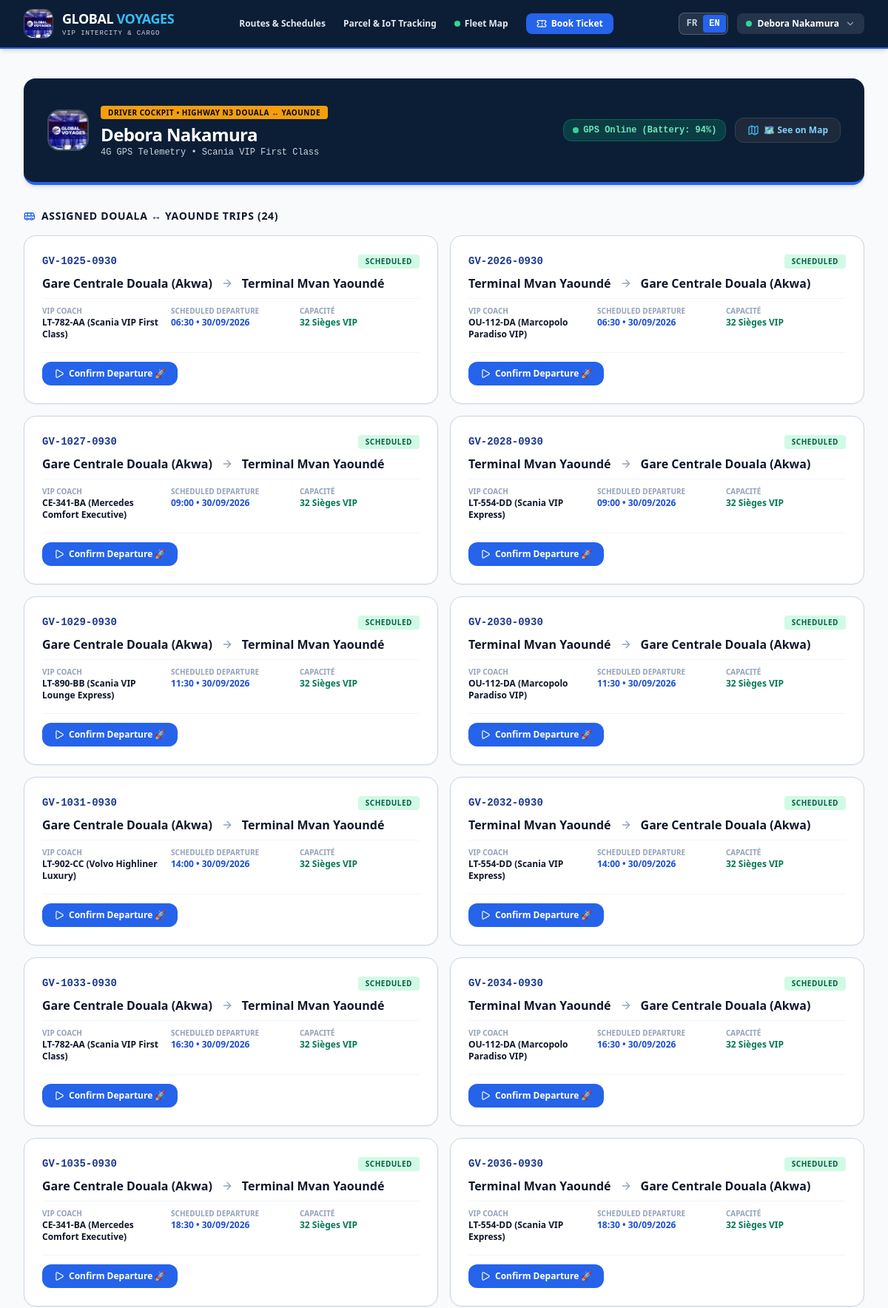
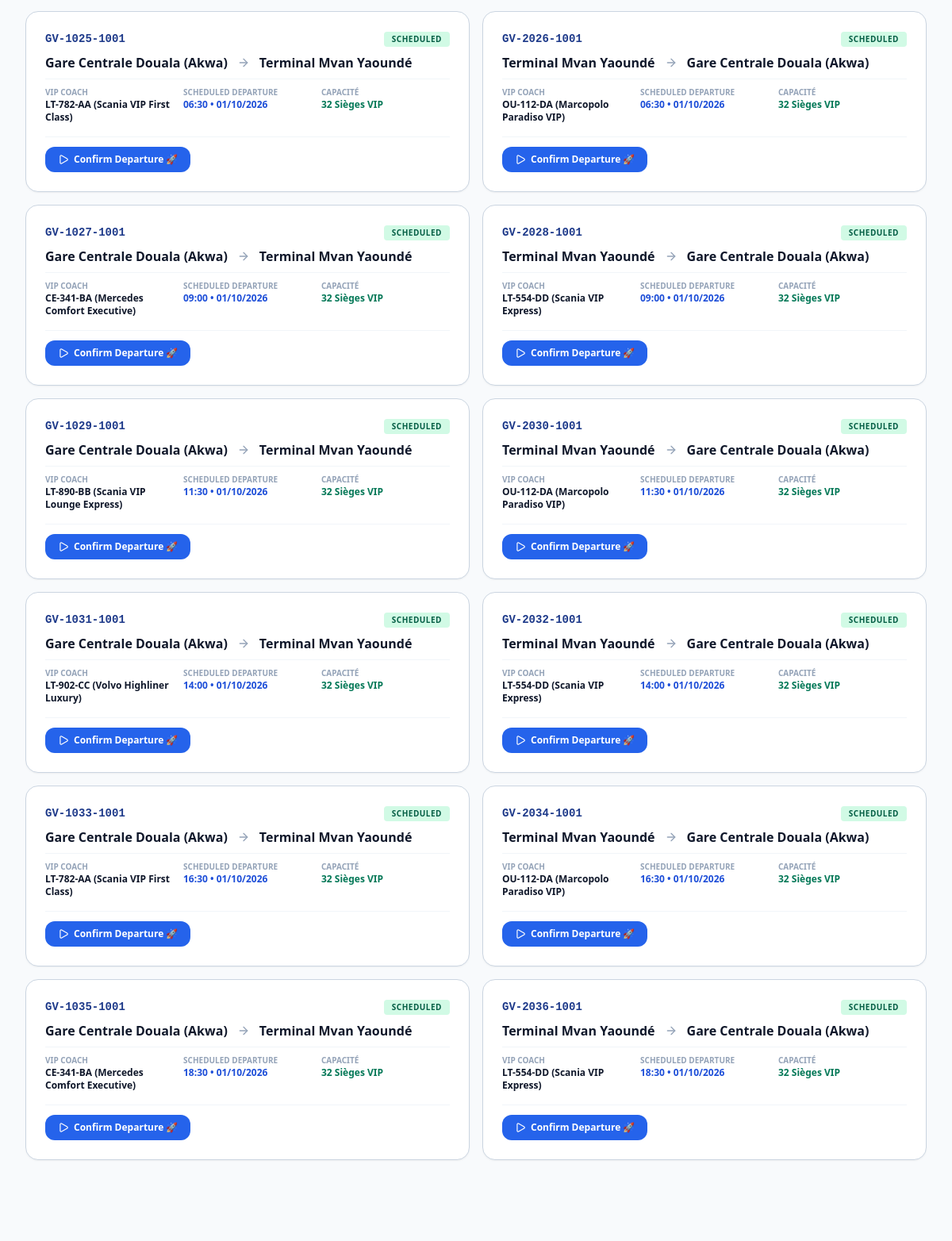
/driver/index.php (signed in, upper part), run on the app's committed database (2 pictures, top to bottom).
### tables this page shows
CREATE TABLE iot_trackers (
    id INTEGER PRIMARY KEY AUTOINCREMENT,
    tracker_code VARCHAR(30) UNIQUE NOT NULL,
    device_model VARCHAR(100) DEFAULT 'GV-GPS-4G-Pro',
    battery_level INTEGER DEFAULT 95,
    status VARCHAR(20) DEFAULT 'ASSIGNED',
    last_latitude REAL,
    last_longitude REAL,
    last_speed REAL DEFAULT 0,
    last_ping DATETIME DEFAULT CURRENT_TIMESTAMP
);

CREATE TABLE trips (
    id INTEGER PRIMARY KEY AUTOINCREMENT,
    trip_number VARCHAR(30) UNIQUE NOT NULL,
    route_id INTEGER REFERENCES routes(id),
    driver_id INTEGER REFERENCES users(id),
    bus_number VARCHAR(100) NOT NULL,
    departure_scheduled DATETIME NOT NULL,
    arrival_scheduled DATETIME NOT NULL,
    departure_actual DATETIME,
    arrival_actual DATETIME,
    price INTEGER DEFAULT 5000,
    status VARCHAR(20) DEFAULT 'SCHEDULED',
    incident_report TEXT,
    created_at DATETIME DEFAULT CURRENT_TIMESTAMP
);

### src/Language.php (called while the page is built, shortened)
<?php
class Language {
    public static function get(string $key, ?string $fallback = null): string {
        $lang = self::current();
        return self::$translations[$lang][$key] ?? ($fallback ?? $key);
    }
    public static function current(): string {
        $lang = $_SESSION['lang'] ?? 'fr';
        return $lang;
    }
}
function t(string $key, ?string $fallback = null): string {
    return Language::get($key, $fallback);
}

### src/Auth.php (called while the page is built, shortened)
<?php
class Auth {
    public static function user(): ?array {
        return $_SESSION['user'] ?? null;
    }
}

### public/driver/index.php (the view, shortened to what this page needs)
<?php
require_once __DIR__ . '/../../src/Auth.php';
require_once __DIR__ . '/../../src/Language.php';
$user = Auth::user();
$pdo = Database::getConnection();
$stmt = $pdo->prepare("SELECT t.*,
    so.name AS origin_name, sd.name AS dest_name,
    so.city AS origin_city, sd.city AS dest_city
    FROM trips t
    JOIN routes r ON t.route_id = r.id
    JOIN stations so ON r.origin_station_id = so.id
    JOIN stations sd ON r.destination_station_id = sd.id
    WHERE (t.driver_id = ? OR t.driver_id IS NULL OR ? = 'ADMIN') AND r.id IN (1, 2)
    ORDER BY t.departure_scheduled ASC");
$stmt->execute([$user['id'], $user['role']]);
$driverTrips = $stmt->fetchAll() ?: [];
$trk = $pdo->query("SELECT * FROM iot_trackers WHERE id = 1")->fetch() ?: ['battery_level' => 94, 'last_speed' => 74];
include __DIR__ . '/../includes/header.php';
?>
<div class="max-w-7xl mx-auto px-4 sm:px-6 lg:px-8 py-10 space-y-8 animate-fadeIn">
  <div class="bg-[#0B1E36] text-white p-6 sm:p-8 rounded-2xl border-b-4 border-blue-600 shadow-md flex flex-col sm:flex-row sm:items-center justify-between gap-4">
    <div class="flex items-center gap-4">
      <img src="<?= BASE_URL ?>/assets/images/global_voyages_logo.jpg" alt="Global Voyages" class="w-14 h-14 rounded-2xl object-cover border-2 border-white/20 shadow-sm shrink-0">
      <div>
        <span class="px-2.5 py-0.5 rounded bg-amber-500 text-slate-950 font-black text-[10px] uppercase tracking-wider"><?= t('driver.deckTitle', 'Cockpit Chauffeur • Axe Lourd N3 Douala ↔ Yaoundé') ?></span>
        <h1 class="text-2xl font-black tracking-tight text-white mt-1"><?= htmlspecialchars($user['name']) ?></h1>
        <p class="text-xs text-slate-300 font-mono"><?= t('driver.deckSub', 'Télémétrie GPS 4G • Scania VIP First Class') ?></p>
      </div>
    </div>
    <div class="flex items-center gap-3">
      <span class="px-3 py-1.5 rounded-xl bg-emerald-500/20 text-emerald-300 text-xs font-mono font-bold border border-emerald-500/30 flex items-center gap-1.5">
        <span class="w-2 h-2 rounded-full bg-emerald-400 animate-ping"></span>
        <span><?= sprintf(t('driver.gpsOnline', 'GPS En Ligne (Batterie: %s%%)'), $trk['battery_level']) ?></span>
      </span>
      <button type="button" onclick="toggleDriverMap()" id="btn-toggle-driver-map"
        class="px-4 py-2 rounded-xl bg-slate-800 hover:bg-slate-700 text-sky-300 border border-slate-700 font-bold text-xs shadow-xs transition flex items-center gap-1.5 cursor-pointer">
        <i data-lucide="map" class="w-4 h-4 text-sky-400"></i>
        <span><?= t('map.seeOnMap', '🗺️ Voir sur la Carte (See on Map)') ?></span>
      </button>
    </div>
  </div>
  <div class="space-y-4">
    <h2 class="text-sm font-black text-slate-900 uppercase tracking-wider flex items-center gap-2">
      <i data-lucide="bus" class="w-4 h-4 text-blue-600"></i>
      <span><?= t('driver.assignedTrips', 'Trajets Douala ↔ Yaoundé Assignés') ?> (<?= count($driverTrips) ?>)</span>
    </h2>
    <div class="grid grid-cols-1 md:grid-cols-2 gap-4">
      <?php foreach ($driverTrips as $t): ?>
        <div class="p-6 rounded-2xl bg-white border border-slate-300 shadow-sm space-y-4 flex flex-col justify-between">
          <div>
            <div class="flex items-center justify-between">
              <span class="font-mono text-sm font-bold text-blue-900"><?= htmlspecialchars($t['trip_number']) ?></span>
              <span class="px-2.5 py-0.5 rounded text-[10px] font-bold uppercase tracking-wider
                <?= $t['status'] === 'IN_TRANSIT' ? 'bg-blue-100 text-blue-800 animate-pulse' : ($t['status'] === 'ARRIVED' ? 'bg-slate-100 text-slate-600' : 'bg-emerald-100 text-emerald-800') ?>">
                <?= htmlspecialchars($t['status']) ?>
              </span>
            </div>
            <div class="flex items-center gap-3 text-base font-black text-slate-900 my-2">
              <span><?= htmlspecialchars($t['origin_name']) ?></span>
              <i data-lucide="arrow-right" class="w-4 h-4 text-slate-400"></i>
              <span><?= htmlspecialchars($t['dest_name']) ?></span>
            </div>
            <div class="grid grid-cols-2 sm:grid-cols-3 gap-3 text-xs text-slate-600 pt-2 border-t border-slate-100">
              <div>
                <span class="text-[10px] text-slate-400 uppercase font-bold block"><?= t('driver.coach', 'Autocar VIP') ?></span>
                <strong class="text-slate-900"><?= htmlspecialchars($t['bus_number']) ?></strong>
              </div>
              <div>
                <span class="text-[10px] text-slate-400 uppercase font-bold block"><?= t('driver.scheduledDep', 'Départ Prévu') ?></span>
                <strong class="text-blue-700"><?= date('H:i • d/m/Y', strtotime($t['departure_scheduled'])) ?></strong>
              </div>
              <div>
                <span class="text-[10px] text-slate-400 uppercase font-bold block">Capacité</span>
                <strong class="text-emerald-700 font-bold">32 Sièges VIP</strong>
              </div>
            </div>
          </div>
          <div class="flex flex-wrap items-center gap-2 pt-3 border-t border-slate-100 mt-2">
            <form method="POST" class="inline">
              <?php if ($t['status'] === 'SCHEDULED'): ?>
                <button type="submit" name="action" value="depart" class="px-4 py-2 rounded-xl bg-blue-600 hover:bg-blue-700 text-white font-bold text-xs shadow-xs transition flex items-center gap-1.5 cursor-pointer">
                  <i data-lucide="play" class="w-3.5 h-3.5"></i>
                  <span><?= t('driver.btnDepart', 'Démarrer Trajet') ?></span>
                </button>
              <?php else: ?>
                <span class="text-xs text-slate-400 font-semibold italic">Trajet clôturé avec succès</span>
              <?php endif; ?>
            </form>
          </div>
        </div>
      <?php endforeach; ?>
    </div>
  </div>
</div>
<?php include __DIR__ . '/../includes/footer.php'; ?>

### public/assets/css/style.css (style rules this page uses)
.animate-fadeIn { animation: fadeIn 0.25s ease-out forwards; }

### data on the page
iot_trackers: battery_level "GPS Online (Battery: 94%)"
trips: trip_number "GV-1025-0930", status "SCHEDULED", origin_name "Gare Centrale Douala (Akwa)", dest_name "Terminal Mvan Yaoundé", bus_number "LT-782-AA (Scania VIP First Class)", departure_scheduled "06:30 • 30/09/2026"
trips: trip_number "GV-2026-0930", status "SCHEDULED", origin_name "Terminal Mvan Yaoundé", dest_name "Gare Centrale Douala (Akwa)", bus_number "OU-112-DA (Marcopolo Paradiso VIP)", departure_scheduled "06:30 • 30/09/2026"
trips: trip_number "GV-1027-0930", status "SCHEDULED", origin_name "Gare Centrale Douala (Akwa)", dest_name "Terminal Mvan Yaoundé", bus_number "CE-341-BA (Mercedes Comfort Executive)", departure_scheduled "09:00 • 30/09/2026"
trips: trip_number "GV-2028-0930", status "SCHEDULED", origin_name "Terminal Mvan Yaoundé", dest_name "Gare Centrale Douala (Akwa)", bus_number "LT-554-DD (Scania VIP Express)", departure_scheduled "09:00 • 30/09/2026"
trips: trip_number "GV-1029-0930", status "SCHEDULED", origin_name "Gare Centrale Douala (Akwa)", dest_name "Terminal Mvan Yaoundé", bus_number "LT-890-BB (Scania VIP Lounge Express)", departure_scheduled "11:30 • 30/09/2026"
trips: trip_number "GV-2030-0930", status "SCHEDULED", origin_name "Terminal Mvan Yaoundé", dest_name "Gare Centrale Douala (Akwa)", bus_number "OU-112-DA (Marcopolo Paradiso VIP)", departure_scheduled "11:30 • 30/09/2026"
trips: trip_number "GV-1031-0930", status "SCHEDULED", origin_name "Gare Centrale Douala (Akwa)", dest_name "Terminal Mvan Yaoundé", bus_number "LT-902-CC (Volvo Highliner Luxury)", departure_scheduled "14:00 • 30/09/2026"
trips: trip_number "GV-2032-0930", status "SCHEDULED", origin_name "Terminal Mvan Yaoundé", dest_name "Gare Centrale Douala (Akwa)", bus_number "LT-554-DD (Scania VIP Express)", departure_scheduled "14:00 • 30/09/2026"
trips: trip_number "GV-1033-0930", status "SCHEDULED", origin_name "Gare Centrale Douala (Akwa)", dest_name "Terminal Mvan Yaoundé", bus_number "LT-782-AA (Scania VIP First Class)", departure_scheduled "16:30 • 30/09/2026"
trips: trip_number "GV-2034-0930", status "SCHEDULED", origin_name "Terminal Mvan Yaoundé", dest_name "Gare Centrale Douala (Akwa)", bus_number "OU-112-DA (Marcopolo Paradiso VIP)", departure_scheduled "16:30 • 30/09/2026"
trips: trip_number "GV-1035-0930", status "SCHEDULED", origin_name "Gare Centrale Douala (Akwa)", dest_name "Terminal Mvan Yaoundé", bus_number "CE-341-BA (Mercedes Comfort Executive)", departure_scheduled "18:30 • 30/09/2026"
trips: trip_number "GV-2036-0930", status "SCHEDULED", origin_name "Terminal Mvan Yaoundé", dest_name "Gare Centrale Douala (Akwa)", bus_number "LT-554-DD (Scania VIP Express)", departure_scheduled "18:30 • 30/09/2026"
trips: trip_number "GV-1025-1001", status "SCHEDULED", origin_name "Gare Centrale Douala (Akwa)", dest_name "Terminal Mvan Yaoundé", bus_number "LT-782-AA (Scania VIP First Class)", departure_scheduled "06:30 • 01/10/2026"
trips: trip_number "GV-2026-1001", status "SCHEDULED", origin_name "Terminal Mvan Yaoundé", dest_name "Gare Centrale Douala (Akwa)", bus_number "OU-112-DA (Marcopolo Paradiso VIP)", departure_scheduled "06:30 • 01/10/2026"
trips: trip_number "GV-1027-1001", status "SCHEDULED", origin_name "Gare Centrale Douala (Akwa)", dest_name "Terminal Mvan Yaoundé", bus_number "CE-341-BA (Mercedes Comfort Executive)", departure_scheduled "09:00 • 01/10/2026"
trips: trip_number "GV-2028-1001", status "SCHEDULED", origin_name "Terminal Mvan Yaoundé", dest_name "Gare Centrale Douala (Akwa)", bus_number "LT-554-DD (Scania VIP Express)", departure_scheduled "09:00 • 01/10/2026"
trips: trip_number "GV-1029-1001", status "SCHEDULED", origin_name "Gare Centrale Douala (Akwa)", dest_name "Terminal Mvan Yaoundé", bus_number "LT-890-BB (Scania VIP Lounge Express)", departure_scheduled "11:30 • 01/10/2026"
trips: trip_number "GV-2030-1001", status "SCHEDULED", origin_name "Terminal Mvan Yaoundé", dest_name "Gare Centrale Douala (Akwa)", bus_number "OU-112-DA (Marcopolo Paradiso VIP)", departure_scheduled "11:30 • 01/10/2026"
trips: trip_number "GV-1031-1001", status "SCHEDULED", origin_name "Gare Centrale Douala (Akwa)", dest_name "Terminal Mvan Yaoundé", bus_number "LT-902-CC (Volvo Highliner Luxury)", departure_scheduled "14:00 • 01/10/2026"
trips: trip_number "GV-2032-1001", status "SCHEDULED", origin_name "Terminal Mvan Yaoundé", dest_name "Gare Centrale Douala (Akwa)", bus_number "LT-554-DD (Scania VIP Express)", departure_scheduled "14:00 • 01/10/2026"
trips: trip_number "GV-1033-1001", status "SCHEDULED", origin_name "Gare Centrale Douala (Akwa)", dest_name "Terminal Mvan Yaoundé", bus_number "LT-782-AA (Scania VIP First Class)", departure_scheduled "16:30 • 01/10/2026"
trips: trip_number "GV-2034-1001", status "SCHEDULED", origin_name "Terminal Mvan Yaoundé", dest_name "Gare Centrale Douala (Akwa)", bus_number "OU-112-DA (Marcopolo Paradiso VIP)", departure_scheduled "16:30 • 01/10/2026"
trips: trip_number "GV-1035-1001", status "SCHEDULED", origin_name "Gare Centrale Douala (Akwa)", dest_name "Terminal Mvan Yaoundé", bus_number "CE-341-BA (Mercedes Comfort Executive)", departure_scheduled "18:30 • 01/10/2026"
trips: trip_number "GV-2036-1001", status "SCHEDULED", origin_name "Terminal Mvan Yaoundé", dest_name "Gare Centrale Douala (Akwa)", bus_number "LT-554-DD (Scania VIP Express)", departure_scheduled "18:30 • 01/10/2026"

### other printed values
t('nav.routes', 'Lignes & Horaires') "Routes & Schedules"
t('nav.tracking', 'Suivi Colis & IoT') "Parcel & IoT Tracking"
t('hero.tabMap', 'Carte Flotte') "Fleet Map"
t('nav.book', 'Réserver Billet') "Book Ticket"
$user['name'] "Debora Nakamura"
t('driver.deckSub', 'Télémétrie GPS 4G • Scania VIP First Class') "4G GPS Telemetry • Scania VIP First Class"
t('map.seeOnMap', '🗺️ Voir sur la Carte (See on Map)') "🗺️ See on Map"
t('driver.assignedTrips', 'Trajets Douala ↔ Yaoundé Assignés') "ASSIGNED DOUALA ↔ YAOUNDE TRIPS"
count($driverTrips) "24"
